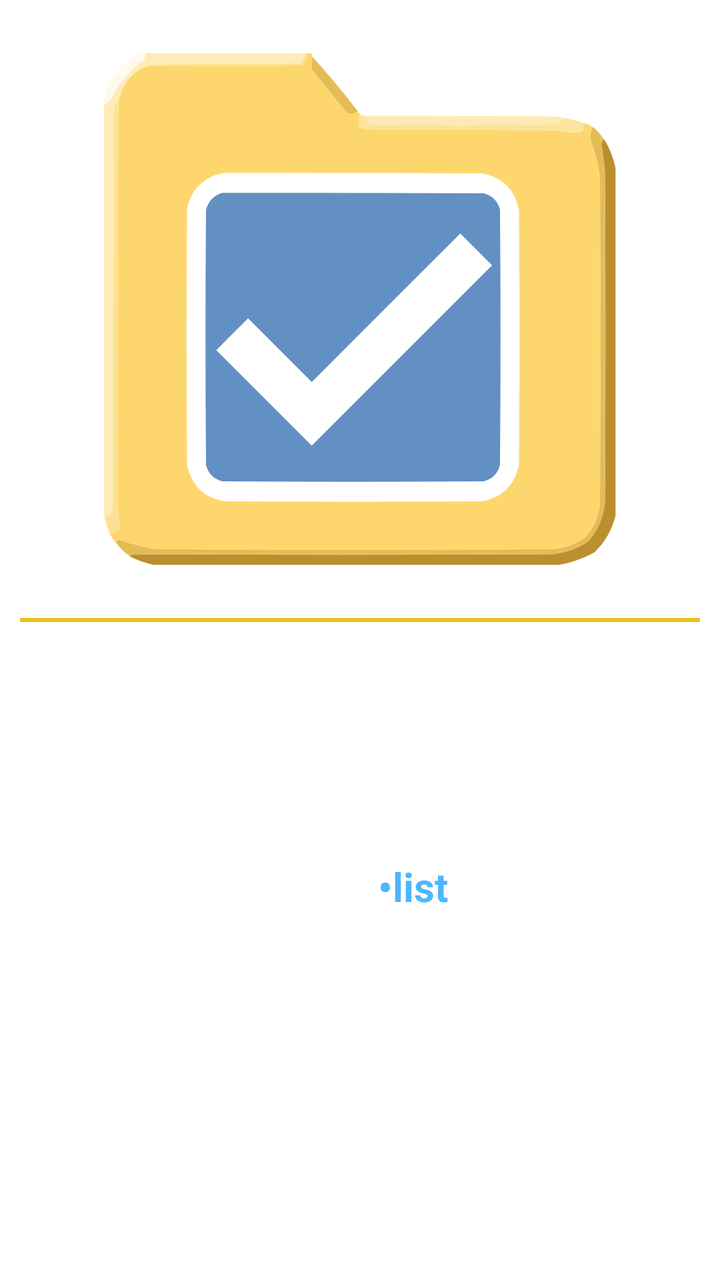
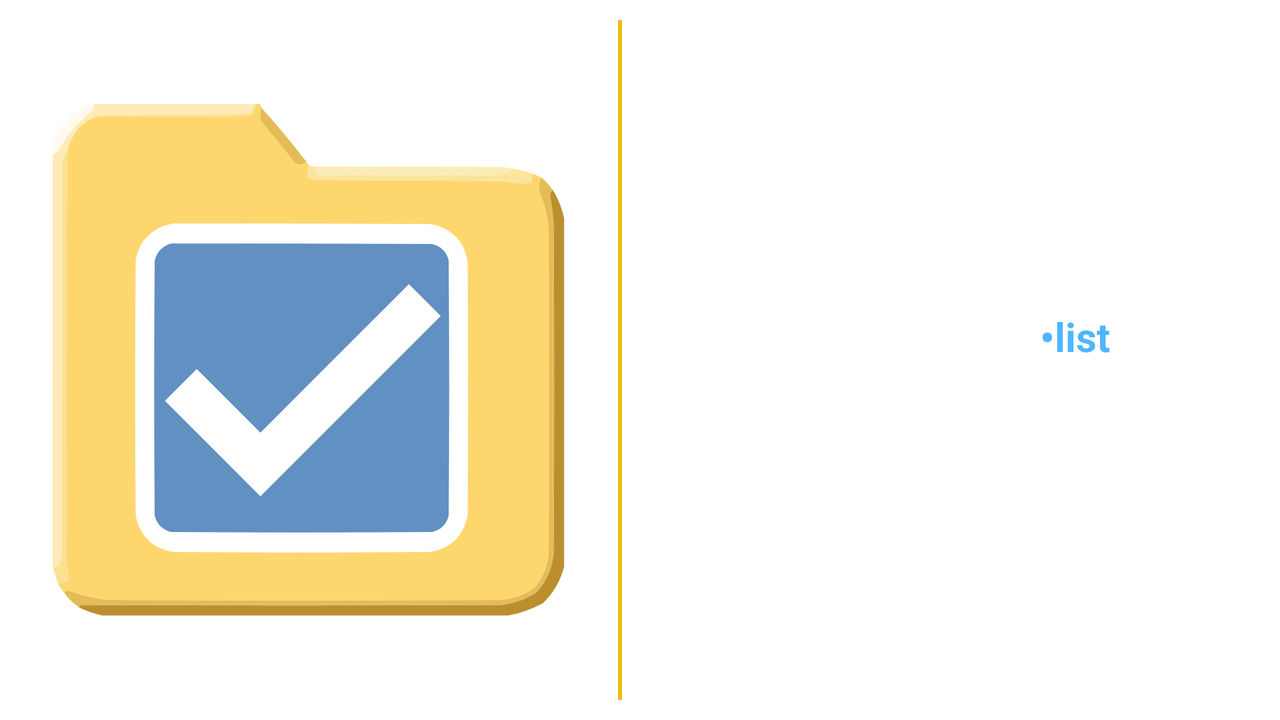

An Android layout and its configuration variant, each rendered on a device that would load it. The default file and the variant file are quoted in full after the pictures.
<!-- AndroidManifest.xml: application theme Base.Theme.PlaylistMakerWhite -->
<!-- res/layout/fragment_like.xml -->
<?xml version="1.0" encoding="utf-8"?>
<LinearLayout xmlns:android="http://schemas.android.com/apk/res/android"
    xmlns:app="http://schemas.android.com/apk/res-auto"
    xmlns:tools="http://schemas.android.com/tools"
    android:id="@+id/likeFragment"
    android:layout_width="match_parent"
    android:layout_height="match_parent"
    android:orientation="vertical"
    android:background="?attr/colorBar"
    android:scrollbarThumbVertical="@color/blue_icon"
    tools:context="com.a2t.myapplication.main.ui.fragments.LikeFragment">

    <LinearLayout
        android:layout_width="match_parent"
        android:layout_height="0dp"
        android:layout_weight="1"
        android:orientation="vertical"
        android:gravity="center">

        <ImageView
            android:id="@+id/iv_icon"
            android:layout_width="256dp"
            android:layout_height="256dp"
            android:layout_gravity="center_horizontal"
            android:layout_marginVertical="80dp"
            android:contentDescription="@string/qr_description"
            android:src="@drawable/ic_mylist" />

    </LinearLayout>

    <View
        android:layout_width="match_parent"
        android:layout_height="2dp"
        android:layout_marginHorizontal="10dp"
        android:layout_marginBottom="20dp"
        android:background="@color/yellow_dir"/>

    <LinearLayout
        android:layout_width="match_parent"
        android:layout_height="0dp"
        android:layout_weight="1"
        android:orientation="vertical">

    <TextView
        android:id="@+id/tv_like"
        android:text="@string/your_feedback"
        app:drawableStartCompat="@drawable/ic_star"
        style="@style/TVLikeFragment"/>

    <TextView
        android:id="@+id/tv_send"
        android:text="@string/for_friends"
        app:drawableStartCompat="@drawable/ic_send"
        style="@style/TVLikeFragment"/>

    <TextView
        android:id="@+id/tv_qr"
        android:text="@string/for_friends2"
        app:drawableStartCompat="@drawable/ic_uri_app_qr"
        style="@style/TVLikeFragment"/>

    </LinearLayout>

</LinearLayout>
<!-- resources referenced by this layout -->
<resources>
  <color name="blue_icon">#00B1FF</color>
  <color name="yellow_dir">#eabf11</color>
  <!-- drawable ic_mylist: vector/xml drawable (drawable-anydpi, 6856 chars, omitted) -->
  <!-- drawable ic_send: vector/xml drawable (drawable-anydpi, 2133 chars, omitted) -->
  <!-- drawable ic_star (drawable-anydpi) -->
  <vector xmlns:android="http://schemas.android.com/apk/res/android"
      android:width="24dp"
      android:height="24dp"
      android:viewportWidth="960"
      android:viewportHeight="960">
    <group
        android:scaleX="1.15"
        android:scaleY="1.15"
        android:translateX="-73"
        android:translateY="-50">
      <path
          android:fillColor="@color/yellow_dir"
          android:pathData="M354,673L480,597L606,674L573,530L684,434L538,421L480,285L422,420L276,433L387,530L354,673ZM233,840L298,559L80,370L368,345L480,80L592,345L880,370L662,559L727,840L480,691L233,840ZM480,490L480,490L480,490L480,490L480,490L480,490L480,490L480,490L480,490L480,490Z"/>
    </group>
  </vector>
  <!-- drawable ic_uri_app_qr (drawable-anydpi) -->
  <vector xmlns:android="http://schemas.android.com/apk/res/android"
      android:width="30dp"
      android:height="30dp"
      android:viewportWidth="24"
      android:viewportHeight="24">
    <group android:scaleX="1.25"
        android:scaleY="1.25"
        android:translateX="-3"
        android:translateY="-3">
        <path android:fillColor="@color/yellow_dir" android:pathData="M15,21h-2v-2h2V21zM13,14h-2v5h2V14zM21,12h-2v4h2V12zM19,10h-2v2h2V10zM7,12H5v2h2V12zM5,10H3v2h2V10zM12,5h2V3h-2V5zM4.5,4.5v3h3v-3H4.5zM9,9H3V3h6V9zM4.5,16.5v3h3v-3H4.5zM9,21H3v-6h6V21zM16.5,4.5v3h3v-3H16.5zM21,9h-6V3h6V9zM19,19v-3l-4,0v2h2v3h4v-2H19zM17,12l-4,0v2h4V12zM13,10H7v2h2v2h2v-2h2V10zM14,9V7h-2V5h-2v4L14,9zM6.75,5.25h-1.5v1.5h1.5V5.25zM6.75,17.25h-1.5v1.5h1.5V17.25zM18.75,5.25h-1.5v1.5h1.5V5.25z"/>
    </group>
  </vector>
  <string name="for_friends">Send weblink to the <font color="#4eb6ff"><b>\u2022list</b></font> page to your friends</string>
  <string name="for_friends2">or ask them to scan the QR-code</string>
  <string name="qr_description">Show QR code</string>
  <string name="your_feedback">Please give your feedback about the app</string>
  <style name="TVLikeFragment">
          <item name="android:layout_width">wrap_content</item>
          <item name="android:layout_height">wrap_content</item>
          <item name="android:layout_marginHorizontal">10dp</item>
          <item name="android:paddingVertical">16dp</item>
          <item name="android:gravity">start|center_vertical</item>
          <item name="android:textColor">@color/white</item>
          <item name="android:textSize">20sp</item>
          <item name="android:drawablePadding">10dp</item>
          <item name="android:clickable">true</item>
          <item name="android:foreground">?attr/selectableItemBackground</item>
      </style>
  <color name="white">#FFFFFFFF</color>
</resources>
<!-- res/layout-land/fragment_like.xml (the repository's variant of the layout above) -->
<!-- drawn on the phone turned sideways -->
<?xml version="1.0" encoding="utf-8"?>
<LinearLayout xmlns:android="http://schemas.android.com/apk/res/android"
    xmlns:app="http://schemas.android.com/apk/res-auto"
    xmlns:tools="http://schemas.android.com/tools"
    android:id="@+id/likeFragment"
    android:layout_width="match_parent"
    android:layout_height="match_parent"
    android:baselineAligned="false"
    android:orientation="horizontal"
    android:background="?attr/colorBar"
    android:scrollbarThumbVertical="@color/blue_icon"
    tools:context="com.a2t.myapplication.main.ui.fragments.LikeFragment">

    <LinearLayout
        android:layout_width="0dp"
        android:layout_height="match_parent"
        android:layout_weight="1"
        android:orientation="horizontal"
        android:gravity="center">

        <ImageView
            android:id="@+id/iv_icon"
            android:layout_width="256dp"
            android:layout_height="256dp"
            android:src="@drawable/ic_mylist"
            android:contentDescription="@string/qr_description"/>

    </LinearLayout>

    <View
        android:layout_width="2dp"
        android:layout_height="match_parent"
        android:layout_marginVertical="10dp"
        android:layout_marginEnd="20dp"
        android:background="@color/yellow_dir"/>

    <LinearLayout
        android:layout_width="0dp"
        android:layout_height="match_parent"
        android:layout_weight="1"
        android:orientation="vertical"
        android:gravity="center">

        <TextView
            android:id="@+id/tv_like"
            android:text="@string/your_feedback"
            app:drawableStartCompat="@drawable/ic_star"
            style="@style/TVLikeFragment"/>

        <TextView
            android:id="@+id/tv_send"
            android:text="@string/for_friends"
            app:drawableStartCompat="@drawable/ic_send"
            style="@style/TVLikeFragment"/>

        <TextView
            android:id="@+id/tv_qr"
            android:text="@string/for_friends2"
            app:drawableStartCompat="@drawable/ic_uri_app_qr"
            style="@style/TVLikeFragment"/>

    </LinearLayout>

</LinearLayout>
